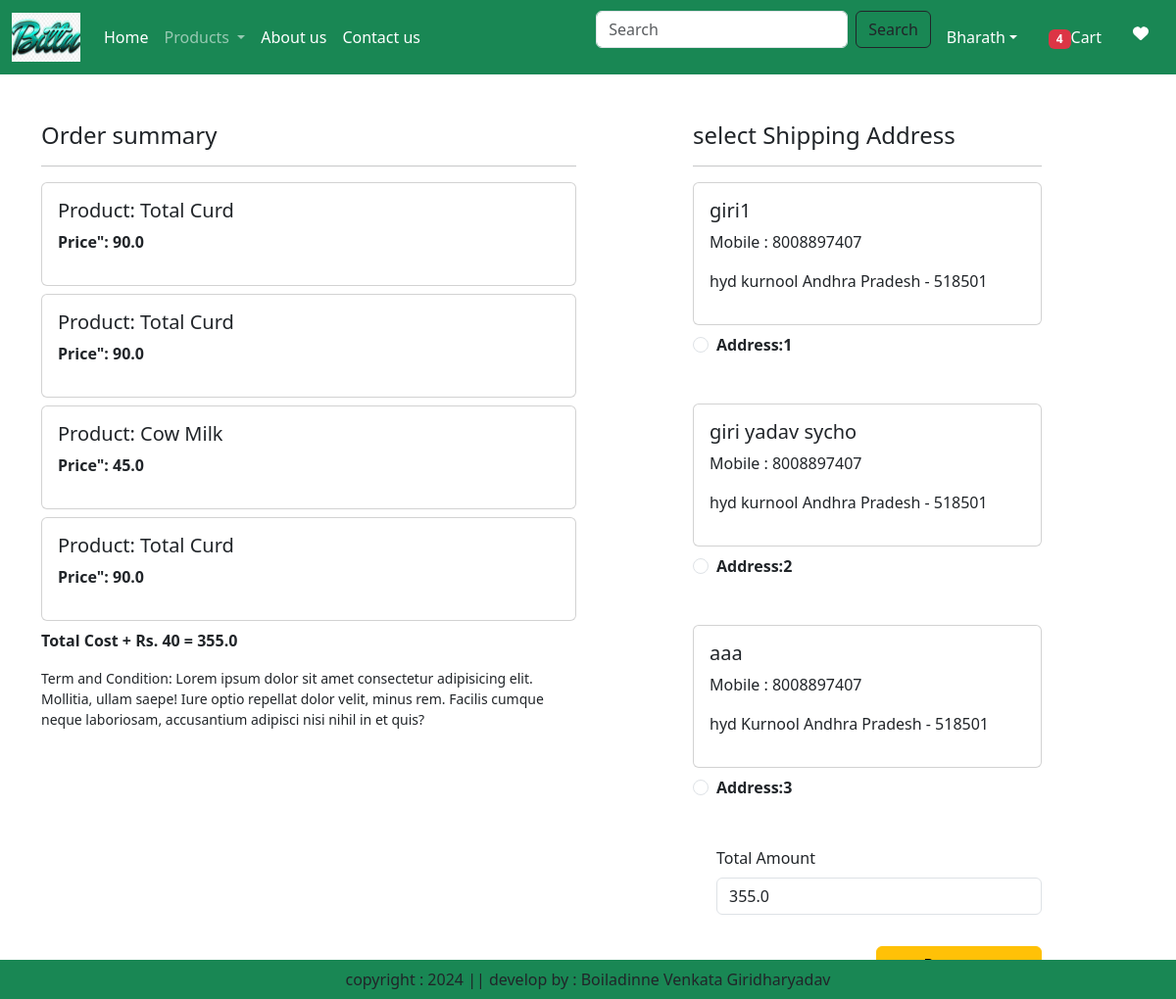
Screenshot of /checkout/ (signed in) with the database file from the repository.
### app/models.py (models this page shows, shortened)
class Cart(models.Model):
    user = models.ForeignKey(User,on_delete=models.CASCADE)
    product = models.ForeignKey(Product,on_delete=models.CASCADE)
    quantity = models.PositiveIntegerField(default=1)

class Product(models.Model):
    title = models.CharField(max_length=100)
    selling_price = models.FloatField()
    discounted_price = models.FloatField()
    description = models.TextField()
    composition = models.TextField(default='')
    prodapp = models.TextField(default='')
    category = models.CharField(choices=CATEGORY_CHOICES, max_length=2)
    product_image = models.ImageField(upload_to='product')

class Customer(models.Model):
    user = models.ForeignKey(User,on_delete=models.CASCADE)
    name = models.CharField(max_length=200)
    locality = models.CharField(max_length=200)
    city = models.CharField(max_length=50)
    mobile = models.IntegerField()
    zipcode = models.IntegerField()
    state = models.CharField(choices=STATE_CHOICES,max_length=100)

### app/views.py (the view)
# urls.py: path('checkout/',views.checkout.as_view(),name='checkout'),
@method_decorator(login_required,name='dispatch')
class checkout (View):
    def get(self,request):
        totalitem = 0
        wishitem = 0
        if request.user.is_authenticated:
            totalitem = len(Cart.objects.filter(user=request.user))
            wishitem = len(Wishlist.objects.filter(user=request.user))
        user=request.user
        add=Customer.objects.filter(user=user)
        cart_items=Cart.objects.filter(user=user)
        famount = 0
        for p in cart_items:
            value = p.quantity * p.product.discounted_price
            famount = famount + value
        totalamount = famount + 40
        razoramount = int(totalamount * 100)
        client = razorpay.Client(auth=(settings.RAZOR_KEY_ID, settings. RAZOR_KEY_SECRET))
        data = { "amount": razoramount, "currency": "INR", "receipt": "order_rcptid_12"}
        payment_response = client.order.create(data=data)
        print(payment_response)
        return render(request, 'app/checkout.html',locals())

### app/templates/app/checkout.html (shortened to what this page needs)
{% extends 'app/base.html' %}
{% load static %}
{% block main-content %}
<div class="container">
    <div class="row mt-5">
        <div class="col-sm-6">
            <h4>Order summary</h4>
            <hr>
            {% for item in cart_items %}
            <div class="card mb-2">
                <div class="card-body">
                    <h5>Product: {{item.product.title}}</h5>
                    <p class="fw-bold">Price": {{item.product.discounted_price}}</p>
                </div>
            </div>
            {% endfor %}
            <p class="fw-bold">Total Cost + Rs. 40 = {{totalamount}}</p>
            <small> Term and Condition: Lorem ipsum dolor sit amet consectetur adipisicing elit. Mollitia, ullam saepe! Iure optio repellat dolor velit, minus rem. Facilis cumque neque laboriosam, accusantium adipisci nisi nihil in et quis?</small>
        </div>
        <div class="col-sm-4 offset-sm-1">
            <h4>select Shipping Address </h4>
            <hr>
            <form method="post" id="myform">
                {% for ad in add %}
                <div class="card">
                    <div class="card-body">
                        <h5>{{ad.name}}</h5>
                        <p>Mobile : {{ad.mobile}}</p>
                        <p>{{ad.locality}} {{ad.city}} {{ad.state}} - {{ad.zipcode}}</p>
                    </div>
                </div>
                <div class="form-check mt-2 mb-5">
                    <input class="form-check-input" type = "radio" name="custid" id="custadd{{forloop.counter}}" value="{{ad.id}}">
                    <label class="form-check-label fw-bold" for="custadd{{forloop.counter}}">
                        Address:{{forloop.counter}}</label>
                </div>
                {% endfor %}
                <div class="form-check mb-3">
                    <label for="totamount" class="form-label">Total Amount</label>
                    <input type="number" class="form-control" name="totamount" value={{totalamount}} readonly>
                </div>
                <div class="text-end">
                    <button id="rzp-button1" type="submit" class="btn btn-warning mt-3 px-5 fw-bold ">Payment</button>
                </div>
            </form>
        </div>
    </div>
</div>
{% endblock main-content%}

### rows the page displays
Cart: product "Total Curd", product.discounted_price "90.0"
Cart: product "Total Curd", product.discounted_price "90.0"
Cart: product "Cow Milk", product.discounted_price "45.0"
Cart: product "Total Curd", product.discounted_price "90.0"
Customer: name "giri1", mobile "8008897407", locality "hyd", city "kurnool", state "Andhra Pradesh", zipcode "518501"
Customer: name "giri yadav sycho", mobile "8008897407", locality "hyd", city "kurnool", state "Andhra Pradesh", zipcode "518501"
Customer: name "aaa", mobile "8008897407", locality "hyd", city "Kurnool", state "Andhra Pradesh", zipcode "518501"

### other values shown
{{ totalitem }} "4"
{{ totalamount }} "355.0"
